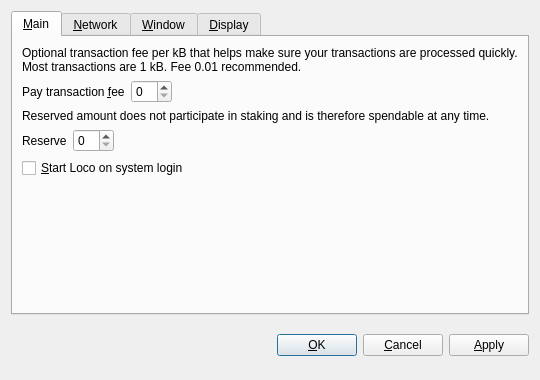
<?xml version="1.0" encoding="UTF-8"?>
<ui version="4.0">
 <class>OptionsDialog</class>
 <widget class="QDialog" name="OptionsDialog">
  <property name="geometry">
   <rect>
    <x>0</x>
    <y>0</y>
    <width>540</width>
    <height>380</height>
   </rect>
  </property>
  <property name="windowTitle">
   <string>Options</string>
  </property>
  <property name="modal">
   <bool>true</bool>
  </property>
  <layout class="QVBoxLayout" name="verticalLayout">
   <item>
    <widget class="QTabWidget" name="tabWidget">
     <property name="tabPosition">
      <enum>QTabWidget::North</enum>
     </property>
     <property name="currentIndex">
      <number>0</number>
     </property>
     <widget class="QWidget" name="tabMain">
      <attribute name="title">
       <string>&amp;Main</string>
      </attribute>
      <layout class="QVBoxLayout" name="verticalLayout_Main">
       <item>
        <widget class="QLabel" name="transactionFeeInfoLabel">
         <property name="text">
          <string>Optional transaction fee per kB that helps make sure your transactions are processed quickly. Most transactions are 1 kB. Fee 0.01 recommended.</string>
         </property>
         <property name="textFormat">
          <enum>Qt::PlainText</enum>
         </property>
         <property name="wordWrap">
          <bool>true</bool>
         </property>
        </widget>
       </item>
       <item>
        <layout class="QHBoxLayout" name="horizontalLayoutFee">
         <item>
          <widget class="QLabel" name="transactionFeeLabel">
           <property name="text">
            <string>Pay transaction &amp;fee</string>
           </property>
           <property name="textFormat">
            <enum>Qt::PlainText</enum>
           </property>
           <property name="buddy">
            <cstring>transactionFee</cstring>
           </property>
          </widget>
         </item>
         <item>
          <widget class="BitcoinAmountField" name="transactionFee"/>
         </item>
         <item>
          <spacer name="horizontalSpacerFee">
           <property name="orientation">
            <enum>Qt::Horizontal</enum>
           </property>
           <property name="sizeHint" stdset="0">
            <size>
             <width>40</width>
             <height>20</height>
            </size>
           </property>
          </spacer>
         </item>
        </layout>
       </item>
       <item>
        <widget class="QLabel" name="reserveBalanceInfoLabel">
         <property name="text">
          <string>Reserved amount does not participate in staking and is therefore spendable at any time.</string>
         </property>
         <property name="textFormat">
          <enum>Qt::PlainText</enum>
         </property>
         <property name="wordWrap">
          <bool>true</bool>
         </property>
        </widget>
       </item>
       <item>
        <layout class="QHBoxLayout" name="horizontalLayoutReserveBalance">
         <item>
          <widget class="QLabel" name="reserveBalanceLabel">
           <property name="text">
            <string>Reserve</string>
           </property>
           <property name="textFormat">
            <enum>Qt::PlainText</enum>
           </property>
           <property name="buddy">
            <cstring>reserveBalance</cstring>
           </property>
          </widget>
         </item>
         <item>
          <widget class="BitcoinAmountField" name="reserveBalance"/>
         </item>
         <item>
          <spacer name="horizontalSpacerReserveBalance">
           <property name="orientation">
            <enum>Qt::Horizontal</enum>
           </property>
           <property name="sizeHint" stdset="0">
            <size>
             <width>40</width>
             <height>20</height>
            </size>
           </property>
          </spacer>
         </item>
        </layout>
       </item>
       <item>
        <widget class="QCheckBox" name="bitcoinAtStartup">
         <property name="toolTip">
          <string>Automatically start Loco after logging in to the system.</string>
         </property>
         <property name="text">
          <string>&amp;Start Loco on system login</string>
         </property>
        </widget>
       </item>
       <item>
        <spacer name="verticalSpacer_Main">
         <property name="orientation">
          <enum>Qt::Vertical</enum>
         </property>
         <property name="sizeHint" stdset="0">
          <size>
           <width>20</width>
           <height>40</height>
          </size>
         </property>
        </spacer>
       </item>
      </layout>
     </widget>
     <widget class="QWidget" name="tabNetwork">
      <attribute name="title">
       <string>&amp;Network</string>
      </attribute>
      <layout class="QVBoxLayout" name="verticalLayout_Network">
       <item>
        <widget class="QCheckBox" name="mapPortUpnp">
         <property name="toolTip">
          <string>Automatically open the Loco client port on the router. This only works when your router supports UPnP and it is enabled.</string>
         </property>
         <property name="text">
          <string>Map port using &amp;UPnP</string>
         </property>
        </widget>
       </item>
       <item>
        <widget class="QCheckBox" name="connectSocks">
         <property name="toolTip">
          <string>Connect to the Loco network through a SOCKS5 proxy (e.g. when connecting through Tor).</string>
         </property>
         <property name="text">
          <string>&amp;Connect through SOCKS5 proxy:</string>
         </property>
        </widget>
       </item>
       <item>
        <layout class="QHBoxLayout" name="horizontalLayout_Network">
         <item>
          <widget class="QLabel" name="proxyIpLabel">
           <property name="text">
            <string>Proxy &amp;IP:</string>
           </property>
           <property name="textFormat">
            <enum>Qt::PlainText</enum>
           </property>
           <property name="buddy">
            <cstring>proxyIp</cstring>
           </property>
          </widget>
         </item>
         <item>
          <widget class="QValidatedLineEdit" name="proxyIp">
           <property name="maximumSize">
            <size>
             <width>140</width>
             <height>16777215</height>
            </size>
           </property>
           <property name="toolTip">
            <string>IP address of the proxy (e.g. 127.0.0.1)</string>
           </property>
          </widget>
         </item>
         <item>
          <widget class="QLabel" name="proxyPortLabel">
           <property name="text">
            <string>&amp;Port:</string>
           </property>
           <property name="textFormat">
            <enum>Qt::PlainText</enum>
           </property>
           <property name="buddy">
            <cstring>proxyPort</cstring>
           </property>
          </widget>
         </item>
         <item>
          <widget class="QLineEdit" name="proxyPort">
           <property name="maximumSize">
            <size>
             <width>55</width>
             <height>16777215</height>
            </size>
           </property>
           <property name="toolTip">
            <string>Port of the proxy (e.g. 9050)</string>
           </property>
          </widget>
         </item>
         <item>
          <spacer name="horizontalSpacer_Network">
           <property name="orientation">
            <enum>Qt::Horizontal</enum>
           </property>
           <property name="sizeHint" stdset="0">
            <size>
             <width>40</width>
             <height>20</height>
            </size>
           </property>
          </spacer>
         </item>
        </layout>
       </item>
       <item>
        <spacer name="verticalSpacer_Network">
         <property name="orientation">
          <enum>Qt::Vertical</enum>
         </property>
         <property name="sizeHint" stdset="0">
          <size>
           <width>20</width>
           <height>40</height>
          </size>
         </property>
        </spacer>
       </item>
      </layout>
     </widget>
     <widget class="QWidget" name="tabWindow">
      <attribute name="title">
       <string>&amp;Window</string>
      </attribute>
      <layout class="QVBoxLayout" name="verticalLayout_Window">
       <item>
        <widget class="QCheckBox" name="minimizeToTray">
         <property name="toolTip">
          <string>Show only a tray icon after minimizing the window.</string>
         </property>
         <property name="text">
          <string>&amp;Minimize to the tray instead of the taskbar</string>
         </property>
        </widget>
       </item>
       <item>
        <widget class="QCheckBox" name="minimizeOnClose">
         <property name="toolTip">
          <string>Minimize instead of exit the application when the window is closed. When this option is enabled, the application will be closed only after selecting Quit in the menu.</string>
         </property>
         <property name="text">
          <string>M&amp;inimize on close</string>
         </property>
        </widget>
       </item>
       <item>
        <spacer name="verticalSpacer_Window">
         <property name="orientation">
          <enum>Qt::Vertical</enum>
         </property>
         <property name="sizeHint" stdset="0">
          <size>
           <width>20</width>
           <height>40</height>
          </size>
         </property>
        </spacer>
       </item>
      </layout>
     </widget>
     <widget class="QWidget" name="tabDisplay">
      <attribute name="title">
       <string>&amp;Display</string>
      </attribute>
      <layout class="QVBoxLayout" name="verticalLayout_Display">
       <item>
        <layout class="QHBoxLayout" name="horizontalLayout_1_Display">
         <item>
          <widget class="QLabel" name="langLabel">
           <property name="text">
            <string>User Interface &amp;language:</string>
           </property>
           <property name="textFormat">
            <enum>Qt::PlainText</enum>
           </property>
           <property name="buddy">
            <cstring>lang</cstring>
           </property>
          </widget>
         </item>
         <item>
          <widget class="QValueComboBox" name="lang">
           <property name="toolTip">
            <string>The user interface language can be set here. This setting will take effect after restarting Loco.</string>
           </property>
          </widget>
         </item>
        </layout>
       </item>
       <item>
        <layout class="QHBoxLayout" name="horizontalLayout_2_Display">
         <item>
          <widget class="QLabel" name="unitLabel">
           <property name="text">
            <string>&amp;Unit to show amounts in:</string>
           </property>
           <property name="textFormat">
            <enum>Qt::PlainText</enum>
           </property>
           <property name="buddy">
            <cstring>unit</cstring>
           </property>
          </widget>
         </item>
         <item>
          <widget class="QValueComboBox" name="unit">
           <property name="toolTip">
            <string>Choose the default subdivision unit to show in the interface and when sending coins.</string>
           </property>
          </widget>
         </item>
        </layout>
       </item>
       <item>
        <widget class="QCheckBox" name="coinControlFeatures">
         <property name="toolTip">
          <string>Whether to show coin control features or not.</string>
         </property>
         <property name="text">
          <string>Display coin &amp;control features (experts only!)</string>
         </property>
        </widget>
       </item>
       <item>
        <widget class="QCheckBox" name="minimizeCoinAge">
         <property name="toolTip">
          <string>Whether to select the coin outputs randomly or with minimal coin age.</string>
         </property>
         <property name="text">
          <string>Minimize weight consumption (experimental)</string>
         </property>
        </widget>
       </item>
       <item>
        <widget class="QCheckBox" name="useBlackTheme">
         <property name="text">
          <string>Use black visual theme (requires restart)</string>
         </property>
        </widget>
       </item>
       <item>
        <spacer name="verticalSpacer_Display">
         <property name="orientation">
          <enum>Qt::Vertical</enum>
         </property>
         <property name="sizeHint" stdset="0">
          <size>
           <width>20</width>
           <height>40</height>
          </size>
         </property>
        </spacer>
       </item>
      </layout>
     </widget>
    </widget>
   </item>
   <item>
    <layout class="QHBoxLayout" name="horizontalLayout_Buttons">
     <item>
      <spacer name="horizontalSpacer_1">
       <property name="orientation">
        <enum>Qt::Horizontal</enum>
       </property>
       <property name="sizeHint" stdset="0">
        <size>
         <width>40</width>
         <height>48</height>
        </size>
       </property>
      </spacer>
     </item>
     <item>
      <widget class="QLabel" name="statusLabel">
       <property name="font">
        <font>
         <weight>75</weight>
         <bold>true</bold>
        </font>
       </property>
       <property name="text">
        <string/>
       </property>
       <property name="textFormat">
        <enum>Qt::PlainText</enum>
       </property>
       <property name="wordWrap">
        <bool>true</bool>
       </property>
      </widget>
     </item>
     <item>
      <spacer name="horizontalSpacer_2">
       <property name="orientation">
        <enum>Qt::Horizontal</enum>
       </property>
       <property name="sizeHint" stdset="0">
        <size>
         <width>40</width>
         <height>48</height>
        </size>
       </property>
      </spacer>
     </item>
     <item>
      <widget class="QPushButton" name="okButton">
       <property name="text">
        <string>&amp;OK</string>
       </property>
      </widget>
     </item>
     <item>
      <widget class="QPushButton" name="cancelButton">
       <property name="text">
        <string>&amp;Cancel</string>
       </property>
       <property name="autoDefault">
        <bool>false</bool>
       </property>
      </widget>
     </item>
     <item>
      <widget class="QPushButton" name="applyButton">
       <property name="text">
        <string>&amp;Apply</string>
       </property>
       <property name="autoDefault">
        <bool>false</bool>
       </property>
      </widget>
     </item>
    </layout>
   </item>
  </layout>
 </widget>
 <customwidgets>
  <customwidget>
   <class>BitcoinAmountField</class>
   <extends>QSpinBox</extends>
   <header>bitcoinamountfield.h</header>
  </customwidget>
  <customwidget>
   <class>QValueComboBox</class>
   <extends>QComboBox</extends>
   <header>qvaluecombobox.h</header>
  </customwidget>
  <customwidget>
   <class>QValidatedLineEdit</class>
   <extends>QLineEdit</extends>
   <header>qvalidatedlineedit.h</header>
  </customwidget>
 </customwidgets>
 <resources/>
 <connections/>
</ui>
